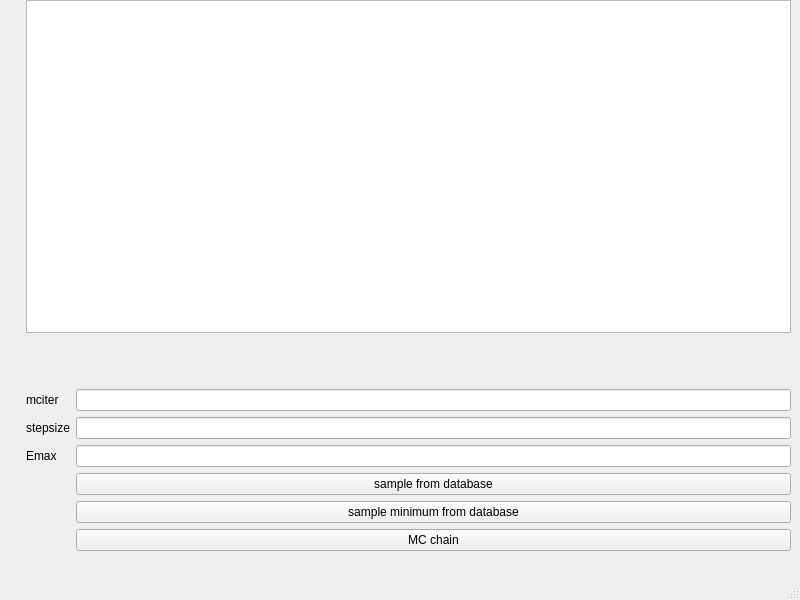
<?xml version="1.0" encoding="UTF-8"?>
<ui version="4.0">
 <class>MainWindow</class>
 <widget class="QMainWindow" name="MainWindow">
  <property name="geometry">
   <rect>
    <x>0</x>
    <y>0</y>
    <width>800</width>
    <height>600</height>
   </rect>
  </property>
  <property name="windowTitle">
   <string>MainWindow</string>
  </property>
  <widget class="QWidget" name="centralwidget">
   <property name="sizePolicy">
    <sizepolicy hsizetype="Maximum" vsizetype="Maximum">
     <horstretch>0</horstretch>
     <verstretch>0</verstretch>
    </sizepolicy>
   </property>
   <widget class="QWidget" name="horizontalLayoutWidget">
    <property name="geometry">
     <rect>
      <x>10</x>
      <y>0</y>
      <width>781</width>
      <height>551</height>
     </rect>
    </property>
    <layout class="QHBoxLayout" name="horizontalLayout">
     <item>
      <widget class="Show3DWithSlider" name="show3d" native="true">
       <property name="sizePolicy">
        <sizepolicy hsizetype="Preferred" vsizetype="Preferred">
         <horstretch>0</horstretch>
         <verstretch>0</verstretch>
        </sizepolicy>
       </property>
      </widget>
     </item>
     <item>
      <layout class="QVBoxLayout" name="verticalLayout_4">
       <property name="leftMargin">
        <number>10</number>
       </property>
       <item>
        <widget class="QListWidget" name="list_replicas">
         <property name="sizePolicy">
          <sizepolicy hsizetype="Expanding" vsizetype="Expanding">
           <horstretch>0</horstretch>
           <verstretch>0</verstretch>
          </sizepolicy>
         </property>
        </widget>
       </item>
       <item>
        <spacer name="verticalSpacer">
         <property name="orientation">
          <enum>Qt::Vertical</enum>
         </property>
         <property name="sizeType">
          <enum>QSizePolicy::Preferred</enum>
         </property>
         <property name="sizeHint" stdset="0">
          <size>
           <width>20</width>
           <height>40</height>
          </size>
         </property>
        </spacer>
       </item>
       <item>
        <layout class="QFormLayout" name="formLayout_6">
         <property name="fieldGrowthPolicy">
          <enum>QFormLayout::AllNonFixedFieldsGrow</enum>
         </property>
         <property name="topMargin">
          <number>10</number>
         </property>
         <item row="2" column="0">
          <widget class="QLabel" name="label">
           <property name="toolTip">
            <string>&lt;html&gt;&lt;head/&gt;&lt;body&gt;&lt;p&gt;set Emax manually&lt;/p&gt;&lt;/body&gt;&lt;/html&gt;</string>
           </property>
           <property name="text">
            <string>Emax</string>
           </property>
          </widget>
         </item>
         <item row="2" column="1">
          <widget class="QLineEdit" name="lineEdit_Emax"/>
         </item>
         <item row="4" column="1">
          <widget class="QPushButton" name="btn_db_sample_min">
           <property name="toolTip">
            <string>&lt;html&gt;&lt;head/&gt;&lt;body&gt;&lt;p&gt;select a starting point for the monte carlo chain randomly&lt;/p&gt;&lt;/body&gt;&lt;/html&gt;</string>
           </property>
           <property name="text">
            <string>sample minimum from database</string>
           </property>
          </widget>
         </item>
         <item row="5" column="1">
          <widget class="QPushButton" name="btn_MC_chain">
           <property name="text">
            <string>MC chain</string>
           </property>
          </widget>
         </item>
         <item row="1" column="1">
          <widget class="QLineEdit" name="lineEdit_stepsize"/>
         </item>
         <item row="1" column="0">
          <widget class="QLabel" name="label_2">
           <property name="toolTip">
            <string>&lt;html&gt;&lt;head/&gt;&lt;body&gt;&lt;p&gt;step size for the Monte Carlo chain&lt;/p&gt;&lt;/body&gt;&lt;/html&gt;</string>
           </property>
           <property name="text">
            <string>stepsize</string>
           </property>
          </widget>
         </item>
         <item row="0" column="0">
          <widget class="QLabel" name="label_3">
           <property name="toolTip">
            <string>&lt;html&gt;&lt;head/&gt;&lt;body&gt;&lt;p&gt;number of iterations in the Monte Carlo chain&lt;/p&gt;&lt;/body&gt;&lt;/html&gt;</string>
           </property>
           <property name="text">
            <string>mciter</string>
           </property>
          </widget>
         </item>
         <item row="0" column="1">
          <widget class="QLineEdit" name="lineEdit_mciter"/>
         </item>
         <item row="3" column="1">
          <widget class="QPushButton" name="btn_db_sample_coords">
           <property name="text">
            <string>sample from database</string>
           </property>
          </widget>
         </item>
        </layout>
       </item>
      </layout>
     </item>
    </layout>
   </widget>
  </widget>
  <widget class="QMenuBar" name="menubar">
   <property name="geometry">
    <rect>
     <x>0</x>
     <y>0</y>
     <width>800</width>
     <height>25</height>
    </rect>
   </property>
  </widget>
  <widget class="QStatusBar" name="statusbar"/>
 </widget>
 <customwidgets>
  <customwidget>
   <class>Show3DWithSlider</class>
   <extends>QWidget</extends>
   <header>pygmin/gui/show3d.h</header>
   <container>1</container>
  </customwidget>
 </customwidgets>
 <resources/>
 <connections/>
</ui>
